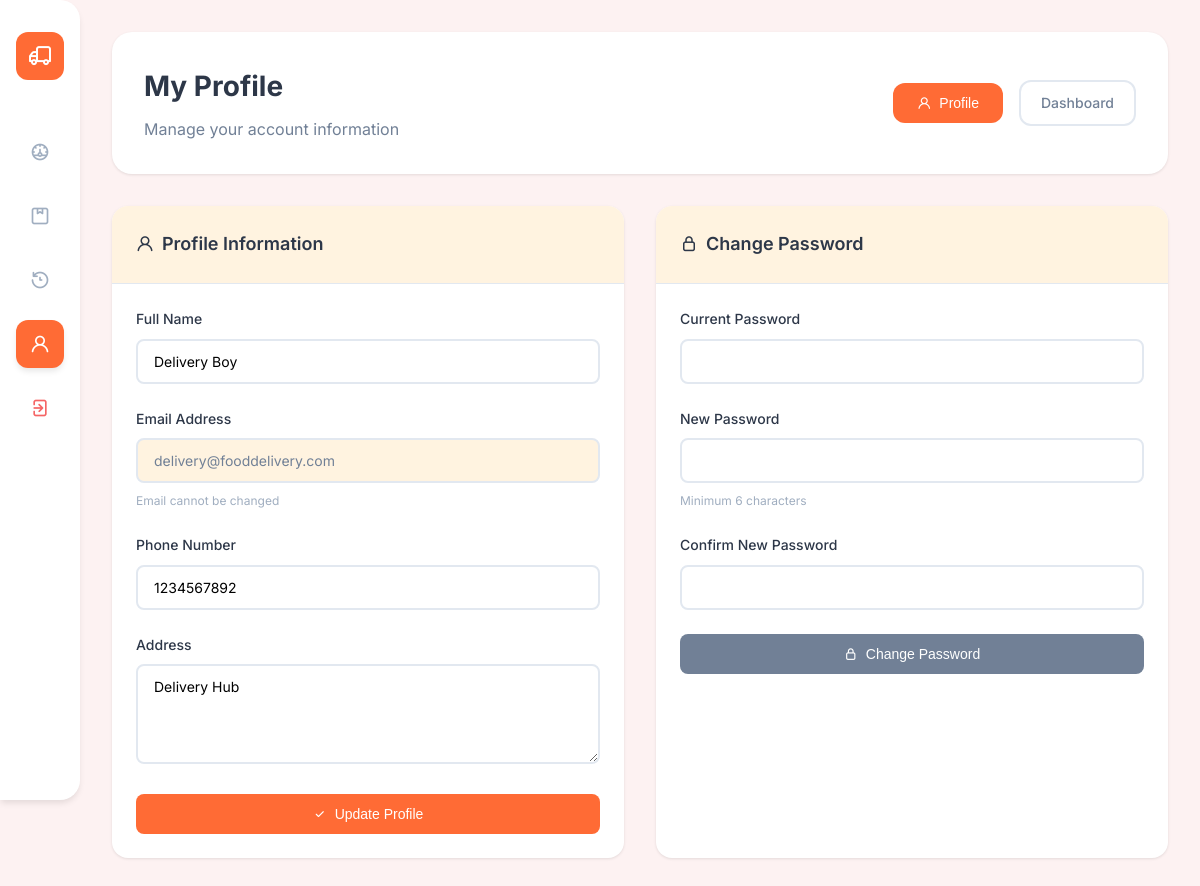
Screenshot of /delivery/profile.php (signed in) with the database file from the repository.
### tables this page shows
CREATE TABLE IF NOT EXISTS users (
    id INT AUTO_INCREMENT PRIMARY KEY,
    name VARCHAR(100) NOT NULL,
    email VARCHAR(100) UNIQUE NOT NULL,
    password VARCHAR(255) NOT NULL,
    phone VARCHAR(20),
    address TEXT,
    role ENUM('customer', 'staff', 'admin', 'delivery') DEFAULT 'customer',
    created_at TIMESTAMP DEFAULT CURRENT_TIMESTAMP,
    updated_at TIMESTAMP DEFAULT CURRENT_TIMESTAMP ON UPDATE CURRENT_TIMESTAMP
);

### delivery/profile.php (the view, shortened to what this page needs)
<?php
$database = new Database();
$db = $database->getConnection();
$user_query = "SELECT * FROM users WHERE id = ?";
$user_stmt = $db->prepare($user_query);
$user_stmt->execute([getUserId()]);
$user_info = $user_stmt->fetch(PDO::FETCH_ASSOC);
?>
<!DOCTYPE html>
<html lang="en">
<head>
    <link rel="stylesheet" href="https://unicons.iconscout.com/release/v4.0.0/css/line.css">
    <link rel="stylesheet" href="../assets/css/delivery-modern.css">
</head>
<body>
    <div class="app-container">
        <aside class="sidebar">
            <div class="sidebar-header">
                <div class="logo">
                    <div class="logo-icon">
                        <i class="uil uil-truck"></i>
                    </div>
                </div>
            </div>
            <nav class="sidebar-nav">
                <a href="dashboard.php" class="nav-item">
                    <i class="uil uil-dashboard"></i>
                </a>
                <a href="deliveries.php" class="nav-item">
                    <i class="uil uil-package"></i>
                </a>
                <a href="history.php" class="nav-item">
                    <i class="uil uil-history"></i>
                </a>
                <a href="profile.php" class="nav-item active">
                    <i class="uil uil-user"></i>
                </a>
                <a href="../logout.php" class="nav-item logout">
                    <i class="uil uil-signout"></i>
                </a>
            </nav>
        </aside>
        <main class="main-content">
            <header class="header">
                <div class="header-content">
                    <div class="welcome-section">
                        <h1>My Profile</h1>
                        <p>Manage your account information</p>
                    </div>
                    <div class="header-actions">
                        <button class="btn-primary">
                            <i class="uil uil-user"></i>
                            Profile
                        </button>
                        <a href="dashboard.php" class="btn-secondary">Dashboard</a>
                    </div>
                </div>
            </header>
            <section class="profile-section">
                <div class="profile-grid">
                    <div class="profile-card">
                        <div class="card-header">
                            <h3><i class="uil uil-user"></i> Profile Information</h3>
                        </div>
                        <form method="POST" class="profile-form">
                            <div class="form-group">
                                <label for="name">Full Name</label>
                                <input type="text" id="name" name="name" required value="<?php echo htmlspecialchars($user_info['name']); ?>">
                            </div>
                            <div class="form-group">
                                <label for="email">Email Address</label>
                                <input type="email" id="email" name="email" value="<?php echo htmlspecialchars($user_info['email']); ?>" readonly>
                                <small>Email cannot be changed</small>
                            </div>
                            <div class="form-group">
                                <label for="phone">Phone Number</label>
                                <input type="tel" id="phone" name="phone" required value="<?php echo htmlspecialchars($user_info['phone']); ?>">
                            </div>
                            <div class="form-group">
                                <label for="address">Address</label>
                                <textarea id="address" name="address" required><?php echo htmlspecialchars($user_info['address']); ?></textarea>
                            </div>
                            <button type="submit" name="update_profile" class="btn-action btn-primary-action">
                                <i class="uil uil-check"></i> Update Profile
                            </button>
                        </form>
                    </div>
                    <div class="profile-card">
                        <div class="card-header">
                            <h3><i class="uil uil-lock"></i> Change Password</h3>
                        </div>
                        <form method="POST" class="profile-form">
                            <div class="form-group">
                                <label for="current_password">Current Password</label>
                                <input type="password" id="current_password" name="current_password" required>
                            </div>
                            <div class="form-group">
                                <label for="new_password">New Password</label>
                                <input type="password" id="new_password" name="new_password" required>
                                <small>Minimum 6 characters</small>
                            </div>
                            <div class="form-group">
                                <label for="confirm_password">Confirm New Password</label>
                                <input type="password" id="confirm_password" name="confirm_password" required>
                            </div>
                            <button type="submit" name="change_password" class="btn-action btn-secondary-action">
                                <i class="uil uil-lock"></i> Change Password
                            </button>
                        </form>
                    </div>
                </div>
            </section>
        </main>
    </div>
</body>
</html>

### rows the page displays
users: name "Delivery Boy", email "delivery@fooddelivery.com", phone "1234567892", address "Delivery Hub"
